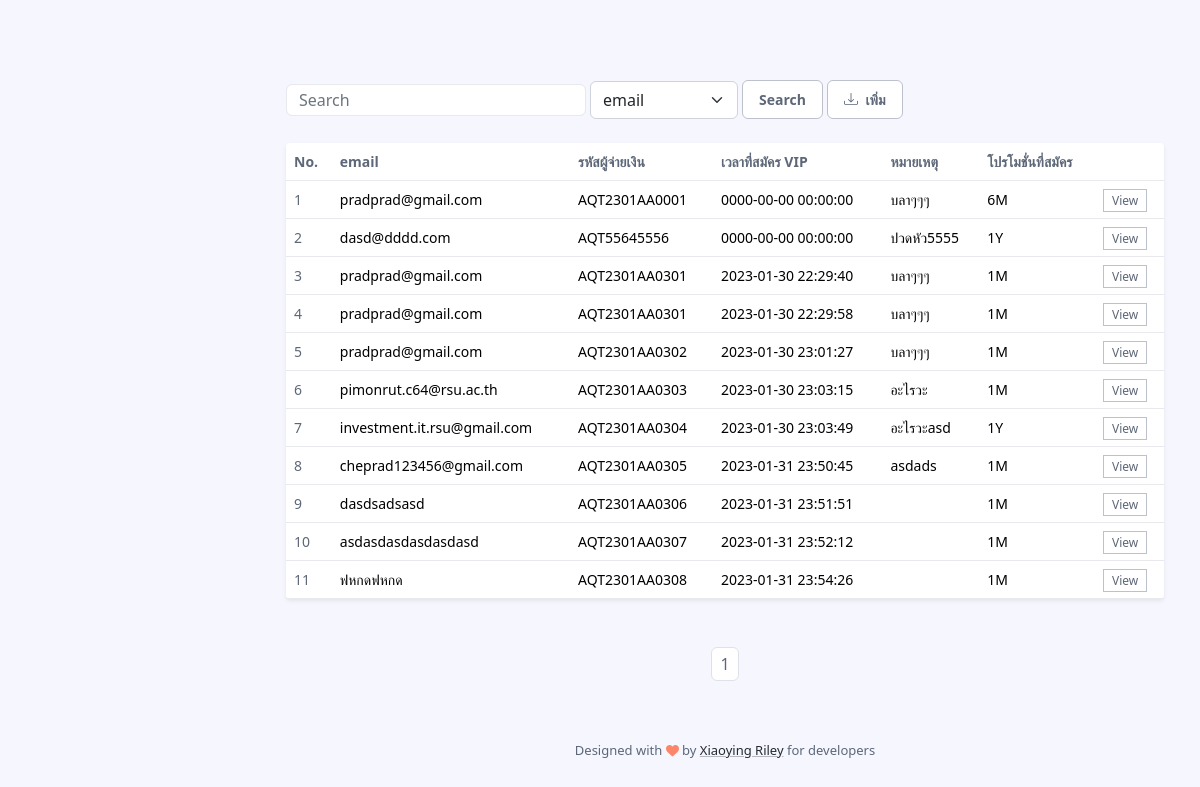
Before: / with the older database file.
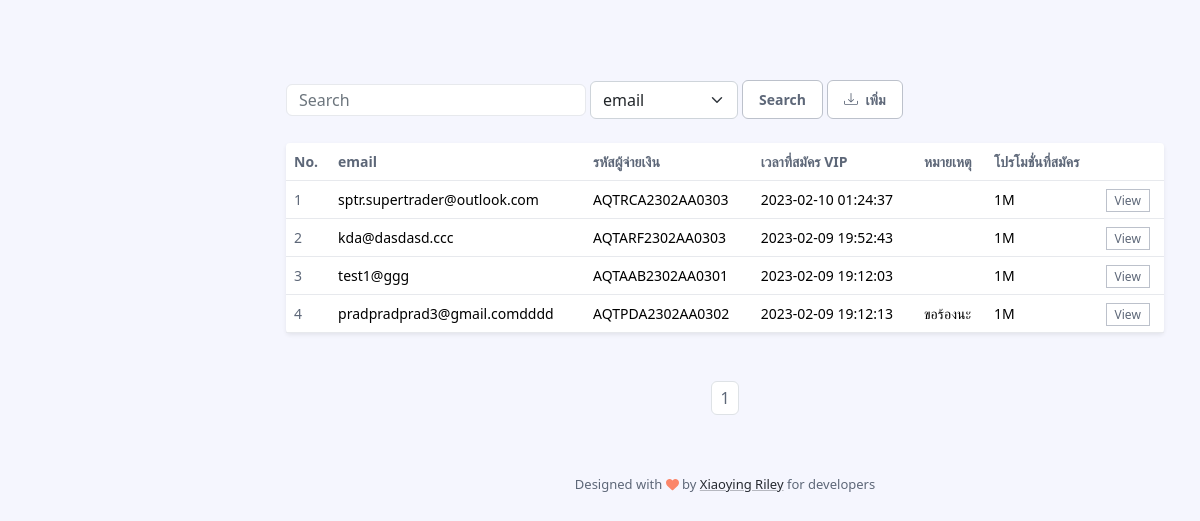
After: the same page with the newer database file.
### tables this page shows
CREATE TABLE IF NOT EXISTS `user_pro` (
  `id` int(11) NOT NULL,
  `s_id` char(3) DEFAULT NULL,
  `email` char(255) NOT NULL,
  `uid_pro` char(16) NOT NULL,
  `rpro_time` datetime NOT NULL,
  `etc` char(255) DEFAULT NULL,
  `utype` char(255) NOT NULL
);

### fetch_user.php (called while the page is built, shortened)
<?php
	require("connect.php");
	if(isset($search)){
		$query = "SELECT * FROM user_pro WHERE 1 AND $stype LIKE '%$search%' ";
		$result = mysql_query($query,$conn);
		while ($row = mysql_fetch_assoc($result)) {
			$rows[] = $row;
		}
	} else {
    	$query = "SELECT * FROM user_pro WHERE 1 LIMIT $start,$perpage";
		$result = mysql_query($query,$conn);
		while ($row = mysql_fetch_assoc($result)) {
			$rows[] = $row;
		}
	}
?>

### index.php (the view, shortened to what this page needs)
<?php
    require("connect.php");
	if (isset($_GET['page'])){
		$page = $_GET['page'];
	}else{
		$page = 1 ;
	}
	$perpage = 50;
	$start = ($page - 1) * $perpage;
	$sql2 = "SELECT * FROM user_pro";
	$query2 = mysql_query($sql2,$conn);
	$total_record = mysql_num_rows($query2);
	$total_page = ceil($total_record / $perpage);
    include("fetch_user.php");
	?>
<!DOCTYPE html>
<html lang="en">
<head>
    <link id="theme-style" rel="stylesheet" href="assets/css/portal.css">
</head>
<body class="app">
    <div class="app-wrapper">
	    <div class="app-content pt-3 p-md-3 p-lg-4">
		    <div class="container-xl">
			    <div class="row g-3 mb-4 align-items-center justify-content-between">
				    <div class="col-auto">
					     <div class="page-utilities">
						    <div class="row g-2 justify-content-start justify-content-md-end align-items-center">
							    <div class="col-auto">
								    <form action="index.php" medthod="post" class="table-search-form row gx-1 align-items-center">
					                    <div class="col-auto">
					                        <input type="text" id="search-orders" name="search" class="form-control search-orders" placeholder="Search">
					                    </div>
										<div class='col-auto'>
											<select class="form-select" name="stype" id="search">
												<option value="email">email</option>
											</select>
										</div>
					                    <div class="col-auto">
					                        <button type="submit" class="btn app-btn-secondary">Search</button>
					                    </div>
										<div class="col-auto">
											<div class="page-utilities">
												<div class="row g-2 justify-content-start justify-content-md-end align-items-center">
													<div class="col-auto">
														<a class="btn app-btn-secondary" href="adduserpro.php">
															เพิ่ม
														</a>
													</div>
												</div>
											</div>
										</div>
					                </form>
							    </div>
						    </div>
					    </div>
				    </div>
			    </div>
				<div class="tab-content" id="orders-table-tab-content">
			        <div class="tab-pane fade show active" id="orders-all" role="tabpanel" aria-labelledby="orders-all-tab">
					    <div class="app-card app-card-orders-table shadow-sm mb-5">
						    <div class="app-card-body">
							    <div class="table-responsive">
							        <table class="table app-table-hover mb-0 text-left">
										<thead>
											<tr>
												<th class="cell">No.</th>
												<th class="cell">email</th>
												<th class="cell">รหัสผู้จ่ายเงิน</th>
												<th class="cell">เวลาที่สมัคร VIP</th>
												<th class="cell">หมายเหตุ</th>
                                                <th class="cell">โปรโมชั่นที่สมัคร</th>
												<th class="cell"></th>
											</tr>
										</thead>
										<tbody>
											<?php
												$i = 0 ;
												foreach ($rows as $value) {
														$i = $i + 1;
														echo"<tr>";
														echo "<td class='cell'> ". $i . "</td>";
														echo "<td style=' color:black'>" . $value['email'] . "</td>";
														echo "<td style=' color:black'>" . $value['uid_pro'] . "</td>";
                                                        echo "<td style=' color:black'>" . $value['rpro_time'] . "</td>";
														echo "<td style=' color:black'>" . $value['etc'] . "</td>";
                                                        echo "<td style=' color:black'>" . $value['utype'] . "</td>";
														echo "<td style=' color:black'><a class='btn-sm app-btn-secondary' href='userdetail.php?userid=" .$value['id']."#'>View</a></td>";
														echo"</tr>";
													}
                                                    ?>
										</tbody>
									</table>
						        </div>
						    </div>
						</div>
						<nav class="app-pagination">
							<ul class="pagination justify-content-center">
								<?php
									for($i=1;$i<=$total_page;$i++){
										echo '<li class="page-item"><a class="page-link" href="index.php?page='.$i.'">'.$i.'</a></li>';
									}
								?>
							</ul>
						</nav>
			        </div>
				</div>
		    </div>
	    </div>
	    <footer class="app-footer">
		    <div class="container text-center py-3">
            <small class="copyright">Designed with <span class="sr-only">love</span><i class="fas fa-heart" style="color: #fb866a;"></i> by <a class="app-link" href="http://themes.3rdwavemedia.com" target="_blank">Xiaoying Riley</a> for developers</small>
		    </div>
	    </footer>
    </div>
</body>
</html>

Changed rows visible on the page:
removed user_pro: email "pradprad@gmail.com", uid_pro "AQT2301AA0001", rpro_time "0000-00-00 00:00:00", etc "บลาๆๆๆ", utype "6M"
removed user_pro: email "dasd@dddd.com", uid_pro "AQT55645556", rpro_time "0000-00-00 00:00:00", etc "ปวดหัว5555", utype "1Y"
removed user_pro: email "pradprad@gmail.com", uid_pro "AQT2301AA0301", rpro_time "2023-01-30 22:29:40", etc "บลาๆๆๆ", utype "1M"
removed user_pro: email "pradprad@gmail.com", uid_pro "AQT2301AA0301", rpro_time "2023-01-30 22:29:58", etc "บลาๆๆๆ", utype "1M"
removed user_pro: email "pradprad@gmail.com", uid_pro "AQT2301AA0302", rpro_time "2023-01-30 23:01:27", etc "บลาๆๆๆ", utype "1M"
removed user_pro: email "pimonrut.c64@rsu.ac.th", uid_pro "AQT2301AA0303", rpro_time "2023-01-30 23:03:15", etc "อะไรวะ", utype "1M"
removed user_pro: email "investment.it.rsu@gmail.com", uid_pro "AQT2301AA0304", rpro_time "2023-01-30 23:03:49", etc "อะไรวะasd", utype "1Y"
removed user_pro: email "cheprad123456@gmail.com", uid_pro "AQT2301AA0305", rpro_time "2023-01-31 23:50:45", etc "asdads", utype "1M"
removed user_pro: email "dasdsadsasd", uid_pro "AQT2301AA0306", rpro_time "2023-01-31 23:51:51", utype "1M"
removed user_pro: email "asdasdasdasdasdasd", uid_pro "AQT2301AA0307", rpro_time "2023-01-31 23:52:12", utype "1M"
removed user_pro: email "ฟหกดฟหกด", uid_pro "AQT2301AA0308", rpro_time "2023-01-31 23:54:26", utype "1M"
added user_pro: email "sptr.supertrader@outlook.com", uid_pro "AQTRCA2302AA0303", rpro_time "2023-02-10 01:24:37", utype "1M"
added user_pro: email "kda@dasdasd.ccc", uid_pro "AQTARF2302AA0303", rpro_time "2023-02-09 19:52:43", utype "1M"
added user_pro: email "test1@ggg", uid_pro "AQTAAB2302AA0301", rpro_time "2023-02-09 19:12:03", utype "1M"
added user_pro: email "pradpradprad3@gmail.comdddd", uid_pro "AQTPDA2302AA0302", rpro_time "2023-02-09 19:12:13", etc "ขอร้องนะ", utype "1M"
